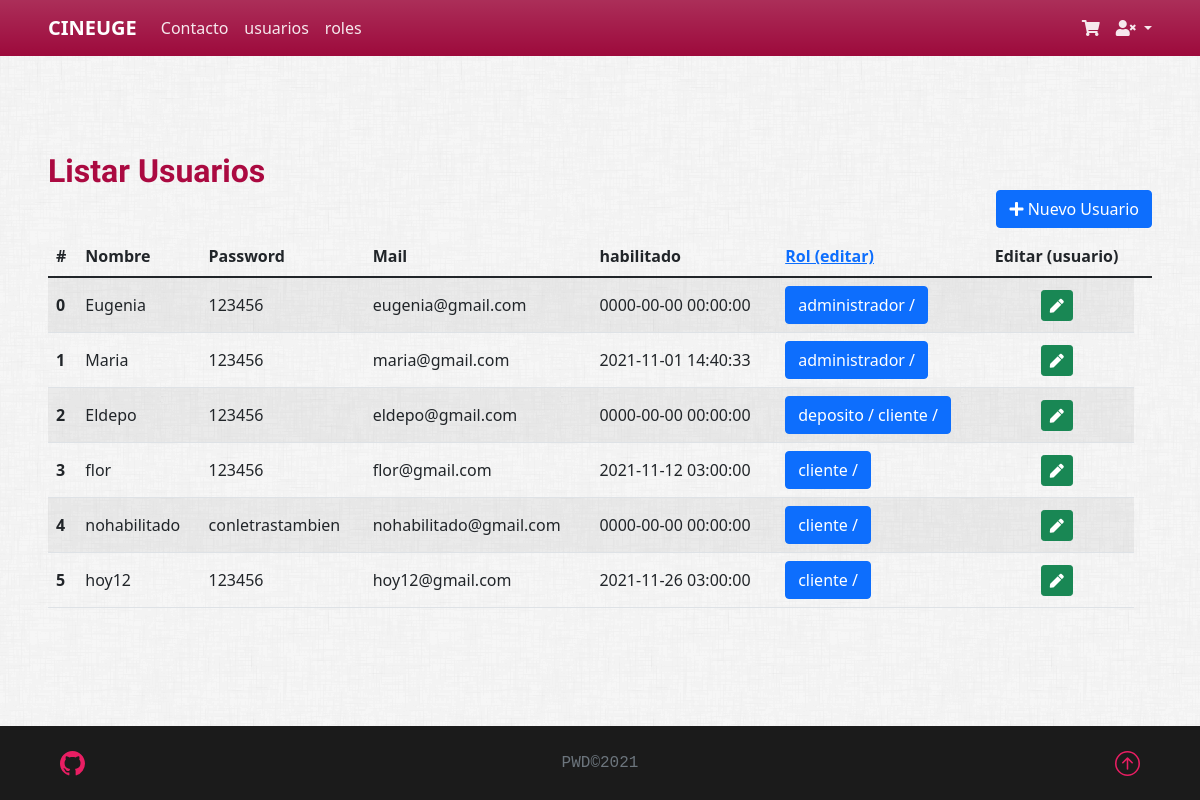
The page /vista/pages/usuario/listar.php on the database as committed earlier.
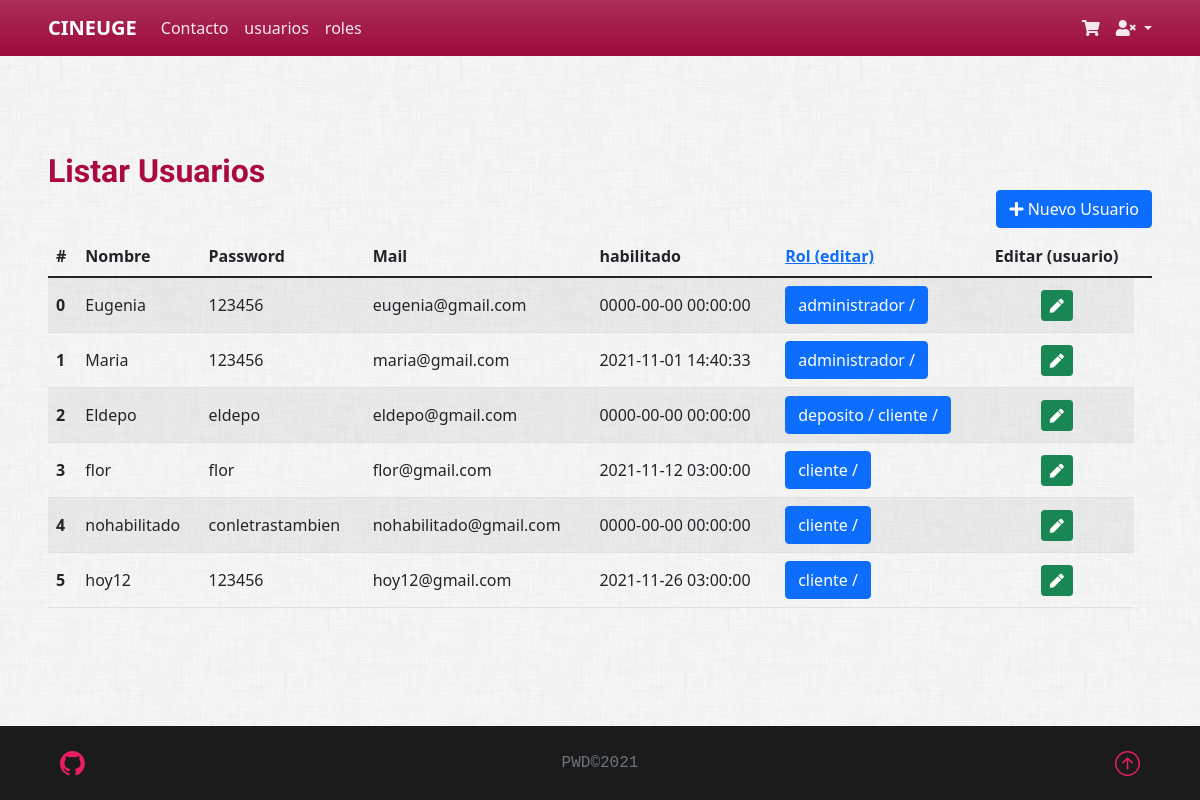
The same page on the database as committed later.
### tables this page shows
CREATE TABLE `usuario` (
  `idusuario` bigint(20) NOT NULL,
  `usnombre` varchar(50) NOT NULL,
  `uspass` varchar(50) NOT NULL,
  `usmail` varchar(100) NOT NULL,
  `usdeshabilitado` timestamp NULL DEFAULT NULL
);

### Control/Session.php (called while the page is built, shortened)
<?php
class Session
{
    public function activa()
    {
        $activa = false;
        return $activa;
    }
}

### Modelo/Usuario.php (called while the page is built, shortened)
<?php
class Usuario
{
    private $idusuario;
    public function __construct()
    {
        $this->idusuario = "";
    }
    public function getidusuario()
    {
        return $this->idusuario;
    }
    public function setidusuario($valor)
    {
        $this->idusuario = $valor;
    }
    public function cargar()
    {
        $resp = false;
        $base = new BaseDatos();
        $sql = "SELECT * FROM Usuario WHERE idusuario = " . $this->getidusuario();
        if ($base->Iniciar()) {
            $res = $base->Ejecutar($sql);
        } else {
            $this->setmensajeoperacion("Usuario->listar: " . $base->getError());
        }
        return $resp;
    }
    public static function listar($parametro = "")
    {
        $arreglo = array();
        $base = new BaseDatos();
        $sql = "SELECT * FROM Usuario ";
        if ($parametro != "") {
            $sql .= 'WHERE ' . $parametro;
        }
        $res = $base->Ejecutar($sql);
        if ($res > -1) {
            if ($res > 0) {
                while ($row = $base->Registro()) {
                    $obj = new Usuario();
                    $obj->setear($row['idusuario'], $row['usnombre'], $row['uspass'], $row['usmail'], $row['usdeshabilitado']);
                    array_push($arreglo, $obj);
                }
            }
        } else {
        }
        return $arreglo;
    }
}

### Modelo/conector/BaseDatos.php (called while the page is built, shortened)
<?php
class BaseDatos extends PDO
{
    private $conec;
    private $indice;
    private $resultado;
    public function __construct()
    {
        $this->indice = 0;
        try {
            $this->conec = true;
        } catch (PDOException $e) {
            $this->sql = $e->getMessage();
            $this->conec = false;
        }
    }
    public function Iniciar()
    {
        return $this->getConec();
    }
    public function getConec()
    {
        return $this->conec;
    }
    public function setSQL($e)
    {
        return "\n" . $this->sql = $e;
    }
    public function Ejecutar($sql)
    {
        if (stristr($sql, "select")) {
            $resp =  $this->EjecutarSelect($sql);
        }
        return $resp;
    }
    private function EjecutarSelect($sql)
    {
        $cant = -1;
        $resultado = parent::query($sql);
        if (!$resultado) {
            $this->analizarDebug();
        } else {
            $arregloResult = $resultado->fetchAll();
            $cant = count($arregloResult);
        }
        return $cant;
    }
    public function Registro()
    {
        $filaActual = false;
        $indiceActual = $this->getIndice();
        if ($indiceActual >= 0) {
            $filas = $this->getResultado();
            if ($indiceActual < count($filas)) {
                $filaActual =  $filas[$indiceActual];
            } else {
                $this->setIndice(-1);
            }
        }
        return $filaActual;
    }
    private function setIndice($valor)
    {
        $this->indice = $valor;
    }
    private function getIndice()
    {
        return $this->indice;
    }
    private function setResultado($valor)
    {
        $this->resultado = $valor;
    }
    private function getResultado()
    {
        return $this->resultado;
    }
}

### Control/AbmUsuario.php (called while the page is built, shortened)
<?php
class AbmUsuario
{
    public function buscar($param)
    {
        $where = " true ";
        $arreglo = Usuario::listar($where);
        return $arreglo;
    }
    public function listarUsuarios($param){
        $listaActivos=[];
        $listaUsuarios = $this->buscar($param);
        if(count($listaUsuarios)>0){
        foreach ($listaUsuarios as $usuario){
               $datosUsuario=[];
                $usuarioRol= new AbmUsuarioRol();
                $roles=$usuarioRol->buscarRolesUsuario($usuario);
                array_push($datosUsuario,$usuario);
                array_push($datosUsuario,$roles);
                array_push($listaActivos, $datosUsuario);
        }
    }
        return $listaActivos;
    }
}

### Modelo/Rol.php (called while the page is built, shortened)
<?php
class Rol
{
    private $idrol;
    public function __construct()
    {
        $this->idrol = "";
    }
    public function getidrol()
    {
        return $this->idrol;
    }
    public function setidrol($valor)
    {
        $this->idrol = $valor;
    }
    public function cargar()
    {
        $resp = false;
        $base = new BaseDatos();
        $sql = "SELECT * FROM rol WHERE idrol = " . $this->getidrol();
        if ($base->Iniciar()) {
            $res = $base->Ejecutar($sql);
            if ($res > -1) {
                if ($res > 0) {
                    $row = $base->Registro();
                }
            }
        } else {
            $this->setmensajeoperacion("Tabla->listar: " . $base->getError());
        }
        return $resp;
    }
}

### Modelo/UsuarioRol.php (called while the page is built, shortened)
<?php
class UsuarioRol
{
    private $idusuario;
    public function __construct()
    {
        $this->idusuario = new Usuario();
    }
    public function getobjusuario()
    {
        return $this->idusuario;
    }
    public function setobjusuario($idusuario)
    {
        $this->idusuario = $idusuario;
    }
    public static function listar($parametro = "")
    {
        $arreglo = array();
        $base = new BaseDatos();
        $consultasql = "SELECT * FROM usuariorol ";
        if ($parametro != "") {
            $consultasql .= 'WHERE ' . $parametro;
        }
        $res = $base->Ejecutar($consultasql);
        if ($res > -1) {
            if ($res > 0) {
                while ($row = $base->Registro()) {
                    $objUsuario = NULL;
                    if ($row['idusuario'] != null) {
                        $objUsuario = new Usuario();
                        $objUsuario->setIdusuario($row['idusuario']);
                        $objUsuario->cargar();
                    }
                    $objRol = NULL;
                    if ($row['idrol'] != null) {
                        $objRol = new Rol();
                        $objRol->setIdrol($row['idrol']);
                        $objRol->cargar();
                    }
                    $obj = new UsuarioRol();
                    $obj->setear($objUsuario, $objRol);
                    array_push($arreglo, $obj);
                }
            }
        } else {
        }
        return $arreglo;
    }
}

### Control/AbmUsuarioRol.php (called while the page is built, shortened)
<?php
class AbmUsuariorol
{
    public function buscar($param)
    {
        $where = " true ";
        $arreglo = UsuarioRol::listar($where);
        return $arreglo;
    }
    public function buscarRolesUsuario($elObjtUsuario)
    {
        $listaUsRol = $this->buscar(null);
        if (count($listaUsRol)>0) {
            $roles = [];
            foreach ($listaUsRol as $usuariorol) {
                if ($usuariorol->getobjusuario()->getidusuario() == $elObjtUsuario->getidusuario()){
                    $roldescrip = $usuariorol->getobjrol()->getroldescripcion();
                    array_push($roles, $roldescrip);
                }
            }
        }
        return $roles;
    }
}

### vista/pages/usuario/listar.php (the view, shortened to what this page needs)
<?php
include_once("../../estructura/cabecera.php");
$objAbmUsuario = new AbmUsuario();
$listaUsuario = $objAbmUsuario->listarUsuarios(null);
?>
<h2 class="mt-5">Listar Usuarios</h2>
 <div class="mb-2 d-flex justify-content-end">
    <a class="btn btn-primary" href="nuevo.php" role="button"><i class="fas fa-plus"></i> Nuevo Usuario</a>
  </div>
<div class="row mb-5" id="">
  <form id="Usuario"  name="Usuario" method="POST" action="editar.php" data-toggle="validator">
    <div class="table-responsive">
      <table class="table table-striped">
        <thead>
          <tr>
            <th scope="">#</th>
            <th scope="col">Nombre</th>
            <th scope="col">Password</th>
            <th scope="col">Mail</th>
            <th scope="col">habilitado</th>
            <th scope="col"><a href="../roles/listar.php"> Rol (editar) </a></th>
            <th scope="col" class='text-center'>Editar (usuario)<th>
          </tr>
        </thead>
        <?php
        if (count($listaUsuario) > 0) {
          echo '<tbody>';
          foreach ($listaUsuario as $objAbmUsuario) {
             $id = $objAbmUsuario[0]->getidusuario();
             $nombre = $objAbmUsuario[0]->getusnombre();
            $roles="";
            foreach($objAbmUsuario [1] as $rol){
              $roles = $roles. "". $rol. ' / ';
            }
            echo '<tr class="align-middle">';
            echo '<th scope="row">' . $id. '</th>';
            echo '<td>' . $nombre .  '</td>';
            echo '<td>' . $objAbmUsuario[0]->getuspass() .    '</td>';
            echo '<td>' . $objAbmUsuario[0]->getusmail() .  '</td>';
            echo '<td>' . $objAbmUsuario[0]->getusdeshabilitado() .'</td>';
            echo '<td>
                     <button type="button" class="btn btn-primary" data-bs-toggle="modal" data-bs-target="#exampleModal">
                     '.$roles. '
                     </button>
                  </td>';
            ?>
           <?php
            echo "<td  class='text-center'>
                   <button type='submit' class='btn btn-success btn-sm' value=".$id." name='accion' id='accion'>
                   <i class='fa fa-pen'> </i>
                   </button>
                   ";
          }
          echo '</tbody>';
          echo '</table>';
        }
        ?>
    </div>
  </form>
</div>
<?php
include_once("../../estructura/pie.php");
?>

### vista/estructura/cabecera.php (shortened to what this page needs)
<?php
include_once '../../../control/Session.php';
include_once '../../../control/AbmUsuario.php';
include_once '../../../control/AbmRol.php';
include_once '../../../control/AbmUsuarioRol.php';
include_once '../../../control/AbmProducto.php';
include_once '../../../modelo/Usuario.php';
include_once '../../../modelo/Rol.php';
include_once '../../../modelo/UsuarioRol.php';
include_once '../../../modelo/menurol.php';
include_once '../../../modelo/conector/BaseDatos.php';
include_once '../../../modelo/Rol.php';
$sesion = new Session();
?>
<!DOCTYPE html>
<html lang="es">
<head>
    <link rel="stylesheet" href="../../css/bootstrap/5.1.3/bootstrap.min.css">
    <link rel="stylesheet" href="../../css/bootstrap/5.1.3/bootstrapValidator.min.css">
    <link type="text/css" rel="stylesheet" href="../../css/estilos.css" />
</head>
<body>
    <nav class="navbar navbar-expand-lg navbar-dark bg-nav bg-gradient">
        <div class="container-fluid px-lg-5 px-3">
            <a class="navbar-brand fw-bold text-uppercase mb-0" href="../../home/home/index.php">CineUge</a>
            <div class="collapse navbar-collapse" id="navbarSupportedContent">
                <ul class="navbar-nav align-items-lg-center me-auto mb-2 mb-lg-0">
                    <li class="nav-item">
                        <a class="nav-link" aria-current="page" href="../../home/home/contacto.php">
                            <span>Contacto</span>
                        </a>
                    </li>
                    <li class="nav-item">
                        <a class="nav-link" aria-current="page" href="../../pages/usuario/listar.php">
                            <span>usuarios</span>
                        </a>
                    </li>
                    <li class="nav-item">
                        <a class="nav-link" aria-current="page" href="../../pages/roles/listar.php">
                            <span>roles</span>
                        </a>
                    </li>
                </ul>
                <ul class="navbar-nav align-items-lg-center d-flex">
                    <li class='nav-item'>
                        <a class='nav-link' href='../../pages/cliente/carrito.php' role='button' aria-haspopup='true' aria-expanded='false'>
                            <i class='fas fa-shopping-cart'></i> <span class='d-lg-none'>Carrito</span>
                        </a>
                    </li>
                    <?php
                    if (!$sesion->activa()) {
                        echo "
                        <li class='nav-item dropdown'>
                        <a class='nav-link dropdown-toggle' href='#' id='navbarDropdown-Visitante' role='button' data-bs-toggle='dropdown' aria-expanded='false'>
                            <i class='fas fa-user-times'></i> <span class='d-lg-none'>Usuario</span>
                        </a>
                        <div class='dropdown-menu dropdown-menu-end' aria-labelledby='navbarDropdown-Visitante'>
                            <a class='dropdown-item' href='../../pages/login/login.php'><i class='fas fa-sign-in-alt'></i> Login</a>
                            <a class='dropdown-item' href='../../pages/login/registrar.php'><i class='fas fa-pencil-alt'></i> Registrarse</a>
                        </div>
                        </li>";
                    }
                    ?>
                </ul>
            </div>
        </div>
    </nav>
    <div class="container-fluid">
        <div class="row">
            <main role="main" class="mx-auto my-5 px-md-5">

### vista/estructura/pie.php (shortened to what this page needs)
</main>
</div>
</div>
<footer class="py-4 text-center mt-auto">
    <div class="row align-items-center mx-md-5 mx-2">
        <span class="col text-start"><a class="align-items-center " href="https://github.com/Eugenia-2793/carrito">
            </a>
        </span>
        <span class="col text-center text-muted font-monospace">PWD©2021</span>
        <span class="col text-end">
            <a href="#">
            </a>
        </span>
    </div>
</footer>
</body>
</html>

### vista/css/estilos.css (style rules this page uses)
body { min-height: 100vh; display: flex; flex-direction: column; background-image: url("../img/dust_scratches.png"); background-color: transparent; }
h1, h2, h3, h4, h5, h6 { margin: 0; font-family: "Kufam"; font-weight: 600; color: #ab0a41; }
.bg-nav { background-color: #9d0a3c; }
.navbar-dark .navbar-nav .nav-link { color: rgba(255, 255, 255, 0.9); }
.navbar-dark .navbar-nav .nav-item.dropdown .nav-link.dropdown-toggle { padding-right: 0; }
footer { color: #fff; background-color: #1b1b1b; }
footer a { color: #e91e63; text-decoration: none; }
.table-responsive { white-space: nowrap; }

Rows that differ between the two databases and show on the page:
changed usuario "Eldepo": uspass "123456" → "eldepo"
changed usuario "flor": uspass "123456" → "flor"
